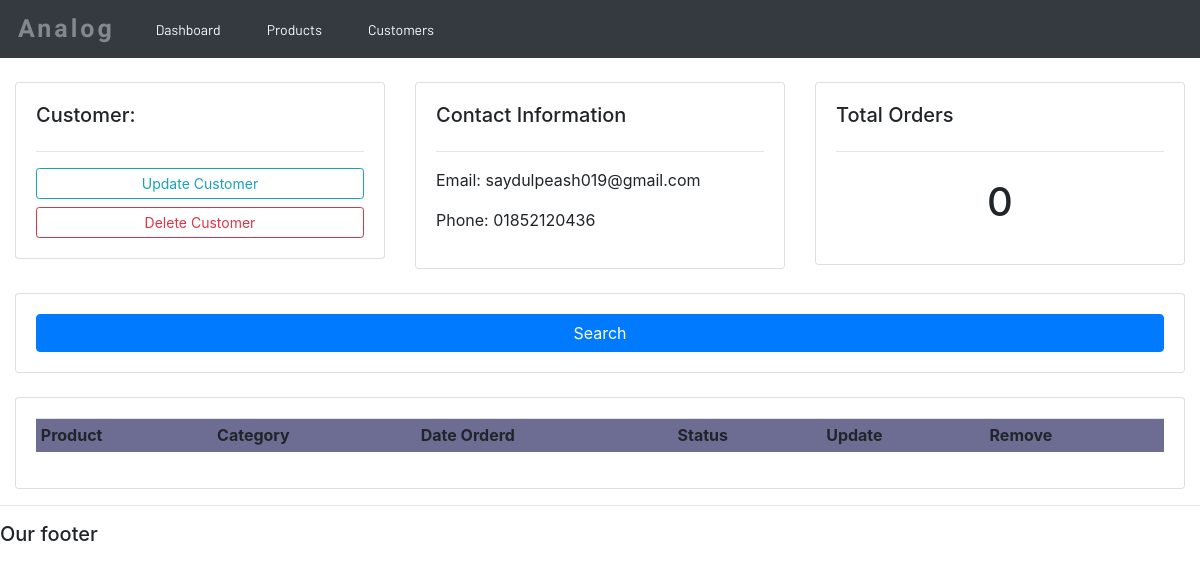
The page /customers/1/ on the database as committed earlier.
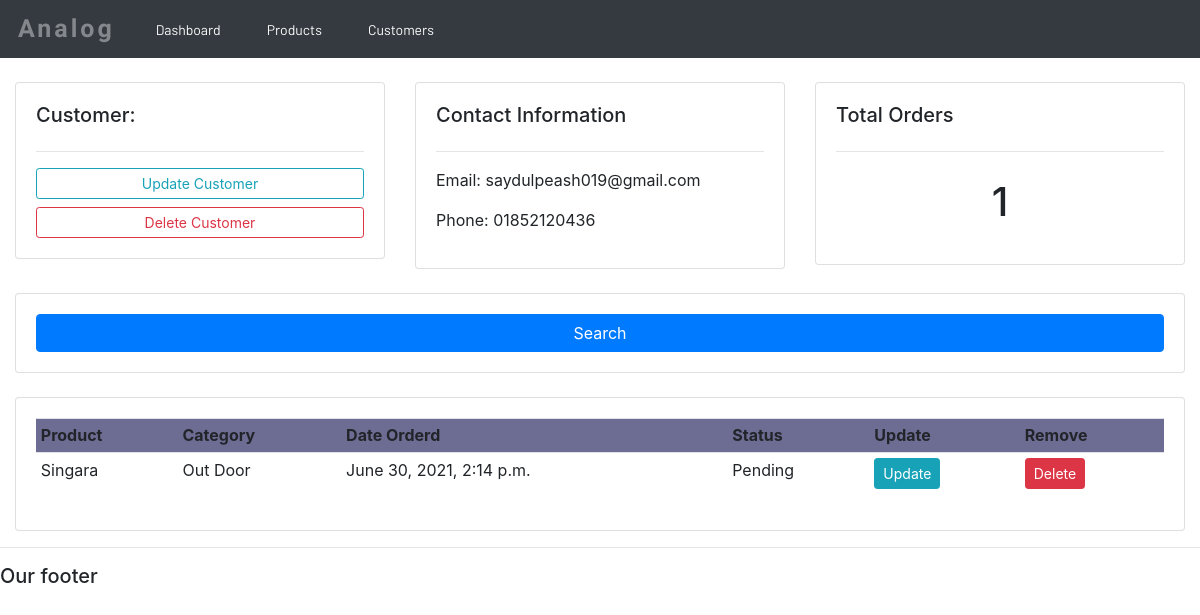
The same page on the database as committed later.
### analog/models.py (models this page shows)
class Order(models.Model):
    STATUS = (
        ('Pending', 'Pending'),
        ('Out for delivery', 'Out for delivery'),
        ('Delivered', 'Delivered'),
    )
    customer = models.ForeignKey(Customer, null=True, on_delete=models.SET_NULL)
    product = models.ForeignKey(Product, null=True, on_delete=models.SET_NULL)
    date_creates = models.DateTimeField(auto_now_add=True)
    status = models.CharField(max_length=200, null=True, choices=STATUS)

class Product(models.Model):
    CATAGORY = (
        ('Indoor', 'Indoor'),
        ('Out Door', 'Out Door'),
    )
    name = models.CharField(max_length=200, null=True)
    price = models.FloatField(null=True)
    catagory = models.CharField(max_length=200, null=True, choices=CATAGORY)
    description = models.CharField(max_length=200, null=True, blank=True)
    date_creates = models.DateTimeField(auto_now_add=True)
    tags = models.ManyToManyField(Tag)
    def __str__(self):
        return self.name

### analog/views.py (the view)
# urls.py: path('customers/<str:pk>/',views.customers,name='customer'),
def customers(request, pk):
    customer = Customer.objects.get(id=pk)
    order = customer.order_set.all()
    o_length = order.count()
    context = {
        'customer': customer,
        'order': order,
        'len': o_length
    }
    return render(request, 'analog/customer.html', context)

### templates/analog/customer.html
{%  extends 'analog/main.html' %}
{% block content %}
	<br>
<div class="row">
	<div class="col-md">
		<div class="card card-body">
			<h5>Customer:</h5>
			<hr>
			<a class="btn btn-outline-info  btn-sm btn-block" href="">Update Customer</a>
			<a class="btn btn-outline-danger  btn-sm btn-block" href="">Delete Customer</a>
		</div>
	</div>
	<div class="col-md">
		<div class="card card-body">
			<h5>Contact Information</h5>
			<hr>
            <p>Email: {{ customer.email }}</p>
            <p>Phone: {{ customer.phone }}</p>
		</div>
	</div>
	<div class="col-md">
		<div class="card card-body">
			<h5>Total Orders</h5>
			<hr>
			<h1 style="text-align: center;padding: 10px">{{ len }}</h1>
		</div>
	</div>
</div>
<br>
<div class="row">
	<div class="col">
		<div class="card card-body">
			<form method="get">
		    <button class="btn btn-primary" type="submit">Search</button>
		  </form>
		</div>
	</div>
</div>
<br>
<div class="row">
	<div class="col-md">
		<div class="card card-body">
			<table class="table table-sm">
				<tr>
					<th>Product</th>
					<th>Category</th>
					<th>Date Orderd</th>
					<th>Status</th>
					<th>Update</th>
					<th>Remove</th>
				</tr>
				{% for i in order %}
				<tr>
					<td>{{ i.product }}</td>
					<td>{{ i.product.catagory }}</td>
					<td>{{ i.date_creates }}</td>
					<td>{{ i.status }}</td>
					<td><a href="{% url 'update_order' i.id %}" class="btn btn-sm btn-info">Update</a></td>
					<td><a href="{% url 'delete_order' i.id %}" class="btn btn-sm btn-danger">Delete</a></td>
				</tr>
				{% endfor %}
			</table>
		</div>
	</div>
</div>
{% endblock %}

Rows that differ between the two databases and show on the page:
added Order: product "Singara", product.catagory "Out Door", date_creates "June 30, 2021, 2:14 p.m.", status "Pending"
Other text that changed with them:
{{ len }}: "0" → "1"
